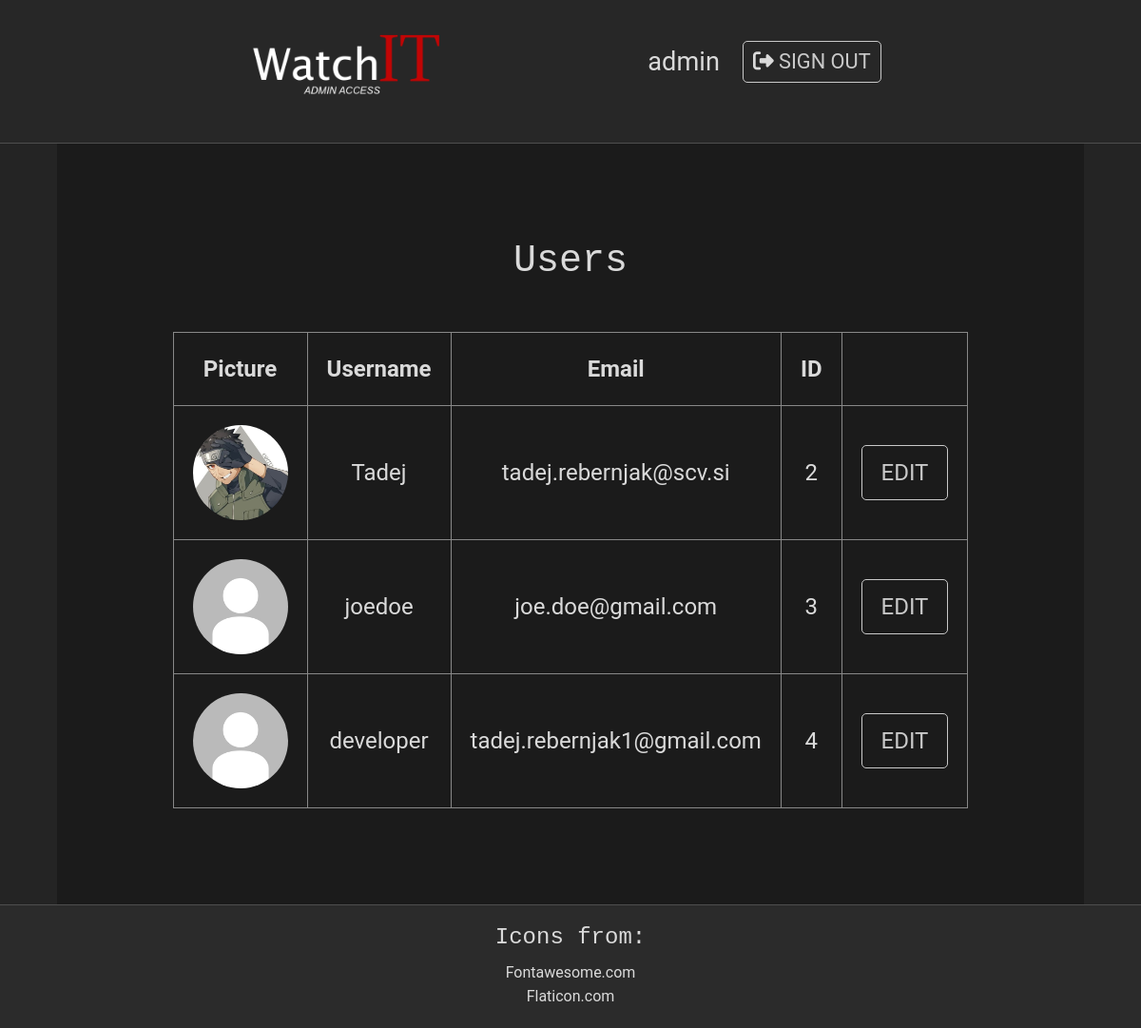
/admin/channels.php (signed in), run on the app's committed database.
### tables this page shows
CREATE TABLE `users` (
  `id` int(11) NOT NULL,
  `username` varchar(100) NOT NULL,
  `password` varchar(255) NOT NULL,
  `email` varchar(255) NOT NULL,
  `profile_picture_url` varchar(255) DEFAULT NULL,
  `creation_date` timestamp NOT NULL DEFAULT current_timestamp()
);

### admin/select_admin.php (called while the page is built)
<?php
    require '../connection.php';
    $sql = "SELECT * FROM admins WHERE (id = ?)";
    $stmt = $pdo->prepare($sql);
    $stmt->execute([$_SESSION['adminID']]);
    $admin = $stmt->fetch();
?>

### admin/select_channels.php (the view, shortened to what this page needs)
<?php
    include '../connection.php';
    if (isset($_SESSION['adminID'])) {
        $sql = "SELECT * FROM users";
        $stmt = $pdo->prepare($sql);
        $stmt->execute();
        $users = $stmt->fetchAll();
        echo "<table class='results'>"
        . "<tr>"
            . "<th>Picture</th><th>Username</th><th>Email</th><th>ID</th><th></th>"
        . "</tr>";
        foreach ($users as $user) {
            echo
            "<tr>"
                . "<td>";
                if (isset($user['profile_picture_url']) && $user['profile_picture_url'] != "") {
                    echo "<img src='../" . $user['profile_picture_url'] . "' alt='pfp' class='channel-result-pfp'>";
                }
                else {
                    echo "<img src='../media/images/default-pfp.jpg' alt='pfp' class='channel-result-pfp'>";
                }
                echo "</td>"
                . "<td>"
                    . $user['username']
                . "</td>"
                . "<td>" . $user['email'] . "</td>"
                . "<td>" . $user['id'] . "</td>"
                . "<td>" . "<a href='channel.php?id=" . $user['id'] . "'>" . "<button class='edit'>Edit</button>" . "</a>" . "</td>"
            . "</tr>";
        }
        echo "</table>";
    }
?>

### admin/header.php (shortened to what this page needs)
<link rel="stylesheet" type="text/css" href="../css/header.css">
<link rel="stylesheet" type="text/css" href="../css/searchbar.css">
<div class="header-container">
    <div class="header">
        <div class="header-content">
            <div class="logo-container">
                <a href="index.php"><img src="../media/images/logo-admin.png" alt="WatchITAdmin"></a>
            </div>
            <?php
                if (isset($_SESSION['adminID'])) {
                    echo "<div class='account-info'>
                        <ul>
                            <li><p>" . $admin['username'] . "</p></li>
                            <li>
                                <a href='logout.php'>
                                    <button class='account-button'><i class='fas fa-sign-out-alt'></i> Sign out</button>
                                </a>
                        </ul>
                    </div>";
                }
            ?>
        </div>
    </div>
</div>

### css/main.css (style rules this page uses)
* { margin: 0; padding: 0; color: rgb(218, 218, 218); }
body { background: rgb(36, 36, 36); font-family: "Roboto", sans-serif; }

### admin/css/channels.css (style rules this page uses)
table { border-collapse: collapse; width: 80%; margin: 50px auto; }
table, td, th { border: 1px solid rgb(136, 136, 136); }
td, th { padding: 20px; text-align: center; font-size: 1.5em; }
.edit { padding: 10px 20px; font-weight: 400; text-transform: uppercase; background-color: transparent; border: 1px solid rgb(201, 201, 201); border-radius: 5px; color: rgb(201, 201, 201); outline: none; transition: 0.5s; }
.channel-result-pfp { width: 100px; height: 100px; object-fit: cover; border-radius: 50%; }

### css/header.css (style rules this page uses)
.header-container { position: sticky; top: 0; z-index: 10000; }
.header { position: relative; min-height: 150px; background-color: rgb(39, 39, 39); border-bottom: 1px solid rgb(78, 78, 78); }
.header-content { display: flex; flex-direction: row; flex-wrap: wrap; align-items: center; justify-content: space-between; position: relative; max-width: 1310px; width: 90%; margin: auto; min-height: 150px; padding-bottom: 20px; }
.logo-container { display: inline; }
.logo-container img { height: 80px; }
.account-info { display: inline; }
.account-info ul { list-style: none; margin: 0; }
.account-info a, .account-info p { font-size: 1.7em; }
.account-info p { display: inline; }
.account-info li { vertical-align: middle; display: inline; margin: 10px; }
.account-button { padding: 5px 10px; font-size: 0.8em; font-weight: 400; text-transform: uppercase; background-color: transparent; border: 1px solid rgb(201, 201, 201); border-radius: 5px; color: rgb(201, 201, 201); outline: none; transition: 0.5s; }
.account-button i { transition: 0.5s; }
@media screen and (max-width: 1310px) { .header-content { justify-content: space-evenly; } }

### data on the page
users: profile_picture_url (picture), username "Tadej", email "tadej.rebernjak@scv.si", id "2"
users: username "joedoe", email "joe.doe@gmail.com", id "3"
users: username "developer", email "tadej.rebernjak1@gmail.com", id "4"

### other printed values
$admin['username'] "admin"
